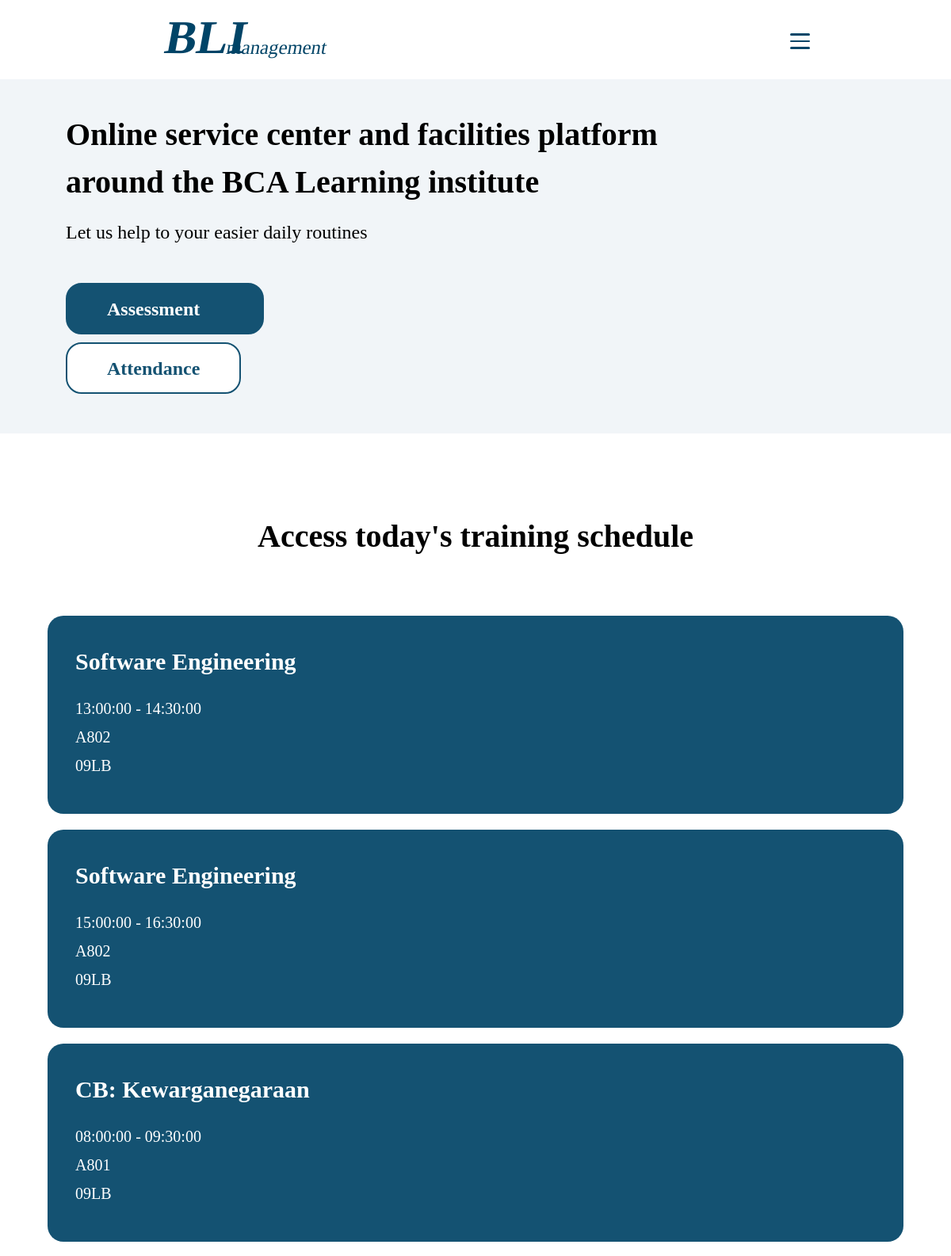
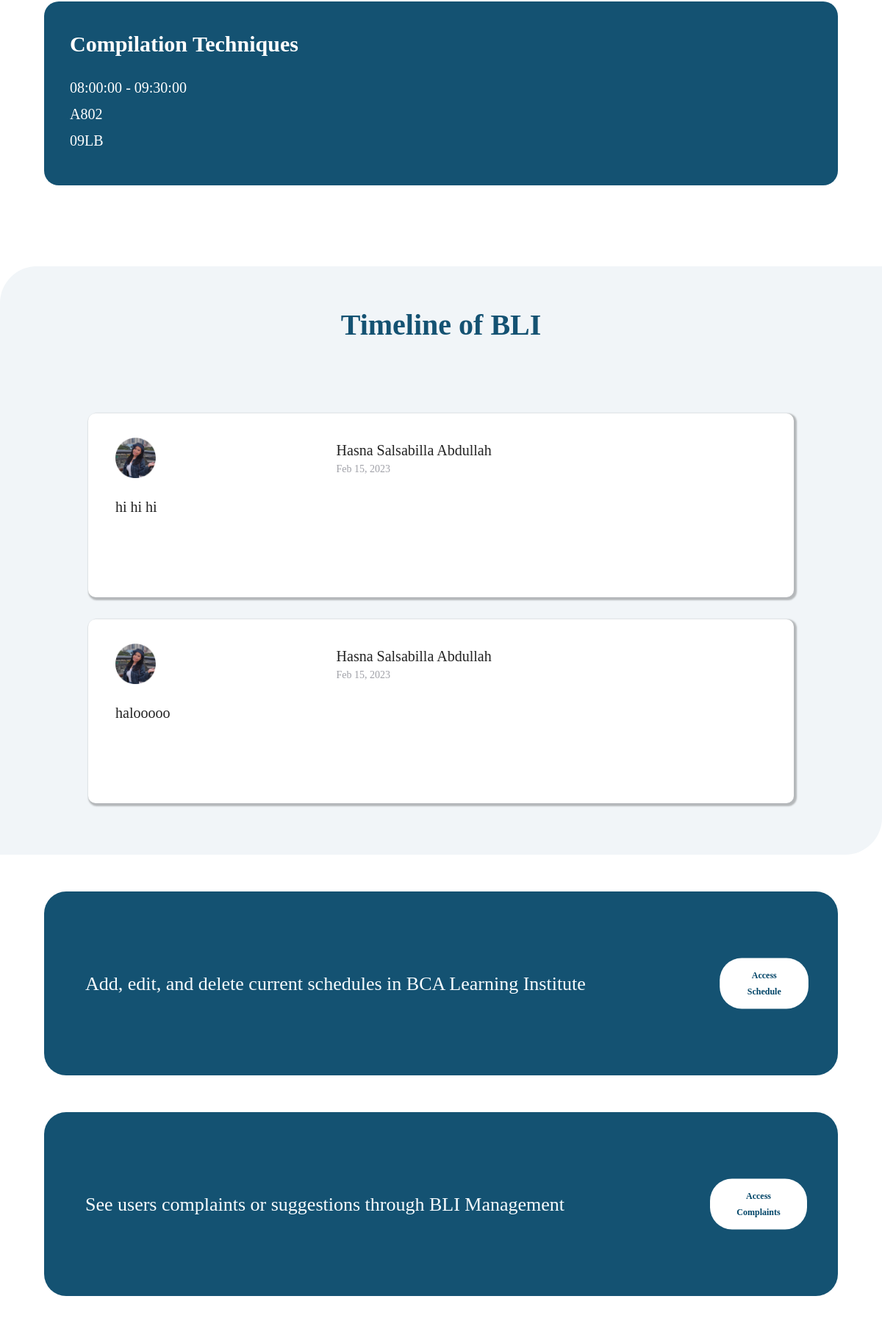
The app's page /HomePage/indexPIC.php (signed in, upper part) with its own data (2 pictures, top to bottom).
### tables this page shows
CREATE TABLE `schedule` (
  `ScheduleID` int(11) NOT NULL,
  `ProgramID` varchar(10) NOT NULL,
  `ScheduleName` varchar(50) NOT NULL,
  `Kelas` varchar(10) NOT NULL,
  `Tanggal` date NOT NULL,
  `Mulai` time NOT NULL,
  `selesai` time NOT NULL
);

CREATE TABLE `pic` (
  `PICID` int(11) NOT NULL,
  `PICBidang` varchar(15) NOT NULL,
  `UserID` int(11) NOT NULL,
  `DivisiID` char(6) NOT NULL,
  `PICpicture` varchar(255) DEFAULT NULL
);

CREATE TABLE `user` (
  `UserID` int(11) NOT NULL,
  `Nama` varchar(255) NOT NULL,
  `UserStatus` varchar(10) NOT NULL,
  `Email` varchar(50) NOT NULL,
  `Password` varchar(255) NOT NULL,
  `CPassword` varchar(255) NOT NULL
);

CREATE TABLE `timeline` (
  `TimelineID` int(11) NOT NULL,
  `PICID` int(11) NOT NULL,
  `Pengumuman` varchar(255) NOT NULL,
  `Tanggal` date DEFAULT NULL,
  `Waktu` time DEFAULT NULL
);

### UserAccount/dbconnection.php (called while the page is built, shortened)
<?php
    $servername = "localhost";
    $username = "root";
    $password = "";
    $database = "blimanagement";
    $conn = mysqli_connect($servername, $username, $password, $database);
    function query($query){
        global $conn;
        $res = mysqli_query($conn,$query);
        $rows = [];
        while($row = mysqli_fetch_assoc($res)){
            $rows[] = $row;
        }
        return $rows;
    }
?>

### HomePage/indexPIC.php (the view, shortened to what this page needs)
<?php
    require '../UserAccount/dbconnection.php';
    $schedules = query("SELECT * FROM schedule");
    $timelines = query("SELECT
                    pic.PICID,
                    pic.PICpicture,
                    `user`.`Nama`,
                    timeline.Pengumuman,
                    timeline.Tanggal,
                    timeline.Waktu
                    from pic
                    JOIN `user` on `user`.UserID = pic.UserID
                    JOIN timeline on pic.PICID = timeline.PICID
                    ORDER BY timeline.Tanggal DESC, timeline.Waktu DESC"
                );
?>
<!DOCTYPE html>
<html lang="en">
<head>
    <link rel="stylesheet" href="home.css">
</head>
<body>
    <header>
        <div class="bg">
            <nav class="navbar">
                <div class="container nav-wrapper">
                    <div class="mainlogo">
                        <div class="logo">
                            <a href="../HomePage/indexPIC.php"><img src="../Assets/HomePage/bli management.svg" alt="" width="292px" height="60px"></a>
                        </div>
                    </div>
                    <div id="hamburger-button">
                        <div></div>
                        <div></div>
                        <div></div>
                    </div>
                </div>
            </nav>
        </div>
    </header>
    <div class="main-page">
        <div class="left">
            <div class="text-head">
                Online service center and facilities platform around the BCA Learning institute
            </div>
            <div class="text-subhead">
                Let us help to your easier daily routines
            </div>
            <div class="buttons">
                <a href="../SelfAssessment/index_staffPIC.php" class="button-left">Assessment</a>
                <a href="../Attendance/attendancePIC.php" class="button-right">Attendance</a>
            </div>
        </div>
    </div>
    <div class="schedule-page">
        <div class="text-head">
            Access today's training schedule
        </div>
        <div class="contents">
            <div class="upper">
                <div class="content">
                    <div class="head"><?= $schedules[0]["ScheduleName"]; ?></div>
                    <div class="details">
                        <?= $schedules[0]["Mulai"]; ?> - <?= $schedules[0]["selesai"]; ?><br>
                        <?= $schedules[0]["Kelas"]; ?><br>
                        <?= $schedules[0]["ProgramID"]; ?>
                    </div>
                </div>
                <div class="content">
                    <div class="head"><?= $schedules[1]["ScheduleName"]; ?></div>
                    <div class="details">
                        <?= $schedules[1]["Mulai"]; ?> - <?= $schedules[1]["selesai"]; ?><br>
                        <?= $schedules[1]["Kelas"]; ?><br>
                        <?= $schedules[1]["ProgramID"]; ?>
                    </div>
                </div>
            </div>
            <div class="lower">
                <div class="content">
                    <div class="head"><?= $schedules[2]["ScheduleName"]; ?></div>
                    <div class="details">
                        <?= $schedules[2]["Mulai"]; ?> - <?= $schedules[2]["selesai"]; ?><br>
                        <?= $schedules[2]["Kelas"]; ?><br>
                        <?= $schedules[2]["ProgramID"]; ?>
                    </div>
                </div>
                <div class="content">
                    <div class="head"><?= $schedules[3]["ScheduleName"]; ?></div>
                    <div class="details">
                        <?= $schedules[3]["Mulai"]; ?> - <?= $schedules[3]["selesai"]; ?><br>
                        <?= $schedules[3]["Kelas"]; ?><br>
                        <?= $schedules[3]["ProgramID"]; ?>
                    </div>
                </div>
            </div>
        </div>
    </div>
    <div class="timeline-page">
        <div class="text-head">
            Timeline of BLI
        </div>
        <?php
            for ($i = 0; $i < 2; $i++) {
                $date_now = date_create(date('Y-m-d H:i:s'));
                $date_up = date_create($timelines[$i]["Tanggal"]." ".$timelines[$i]["Waktu"]);
                $diff_temp = date_diff($date_now, $date_up);
                $diff = (int)($diff_temp->format('%d'));
                switch($diff){
                    default:
                        $when = $date_up->format('M d, Y');
                        break;
                }
            ?>
            <div class="tweet">
                <div class="profile">
                    <img src="../Assets/Timeline/<?= $timelines[$i]["PICpicture"]; ?>" alt="" width="55px" height="55px">
                    <div class="text">
                         <div class="name"><?= $timelines[$i]["Nama"]; ?></div>
                        <div class="upload-time"><?= $when; ?></div>
                    </div>
                </div>
                <div class="content"><?= $timelines[$i]["Pengumuman"]; ?></div>
            </div>
        <?php } ?>
    </div>
    <div class="complaint-page space80">
        <div class="text">
            Add, edit, and delete current schedules in BCA Learning Institute
        </div>
        <a class="complaint" href="../Schedule/index_schedulePIC.php">Access Schedule</a>
    </div>
    <div class="complaint-page">
        <div class="text">
            See users complaints or suggestions through BLI Management
        </div>
        <a class="complaint" href="../Complaint/accesscomplaint.php">Access Complaints</a>
    </div>
</body>
</html>

### records on screen
schedule: ScheduleName "Software Engineering", Mulai "13:00:00", selesai "14:30:00", Kelas "A802", ProgramID "09LB"
schedule: ScheduleName "Software Engineering", Mulai "15:00:00", selesai "16:30:00", Kelas "A802", ProgramID "09LB"
schedule: ScheduleName "CB: Kewarganegaraan", Mulai "08:00:00", selesai "09:30:00", Kelas "A801", ProgramID "09LB"
schedule: ScheduleName "Compilation Techniques", Mulai "08:00:00", selesai "09:30:00", Kelas "A802", ProgramID "09LB"
pic: PICpicture (picture), UserID.Nama "Hasna Salsabilla Abdullah", timeline.Tanggal+Waktu "Feb 15, 2023", timeline.Pengumuman "hi hi hi", timeline.Pengumuman "halooooo"
